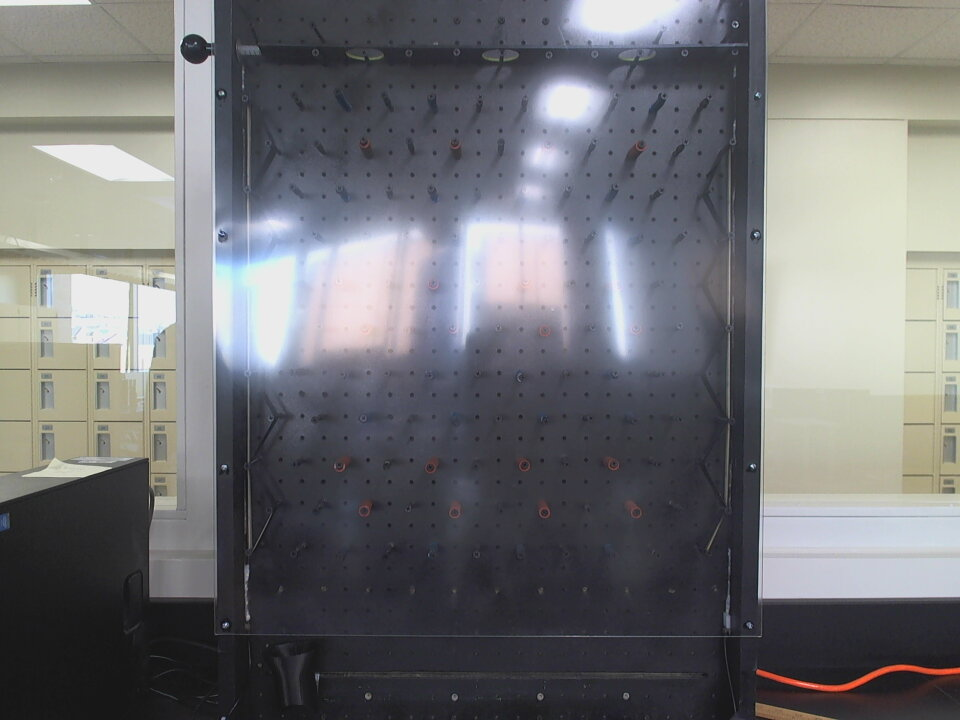
//> input picture plinko/media/plinko_board_new.jpg, 960 x 720 px, given in place of the camera
$ ./ecen_631_project1   (built with g++ and OpenCV 4)
//> lines starting //> are read from the running program, lines starting //| are printed output that depends on the picture
#include <iostream>
#include <ctype.h>
#include <string>

#include "opencv2/video/tracking.hpp"
#include "opencv2/imgproc.hpp"
#include "opencv2/videoio.hpp"
#include "opencv2/highgui.hpp"

static void intro_message() {
  std::cout << "Project 1 for ECEn 631: a Chex Mix Classifier.\n";

}

// [175 lines left out: functions angle, findSquares, findCircles, findRye, not called in this run]


int main(int argc, char** argv) {
  cv::VideoCapture vid;
  cv::TermCriteria termcrit(cv::TermCriteria::COUNT|cv::TermCriteria::EPS,100,0.01);
  cv::Size subPixWinSize(10,10), winSize(31,31);

  const int MAX_CORNERS = 1000;
  bool show_normal = true;
  bool show_bin = false;
  bool show_canny = false;
  bool show_corners = false;
  bool show_lines = false;
  bool show_dif = false;
  bool show_shapes = false;
  bool show_circles = false;
  bool show_squares = false;

  intro_message();

  cv::CommandLineParser parser(argc, argv, "{@vidStreamDevice|0|}");
  std::string vidStreamDevice = parser.get<std::string>("@vidStreamDevice");

  if (vidStreamDevice.size() == 1 && isdigit(vidStreamDevice[0])) {
    vid.open(vidStreamDevice[0] - '0');
  }
  else {
    vid.open(0);
  }

  if (!vid.isOpened()) {
    std::cout << "Image source not found; program terminating.\n";
    return 0;
  }

  cv::VideoWriter vidout;
  vidout.open("../out/result.avi", cv::VideoWriter::fourcc('M','P','E','G'),
              30, cv::Size(vid.get(cv::CAP_PROP_FRAME_WIDTH),
              vid.get(cv::CAP_PROP_FRAME_HEIGHT)), 0);

  cv::namedWindow("ecen_631_project1", 1);

  cv::Mat inFrame, colorFrame, grayFrame, outFrame, tmpFrame, prevFrame;

  std::vector<cv::Point2f> corners;
  std::vector<cv::Vec4i> lines;
  std::vector<cv::Vec3f> circles;

  int binary_threshold_value = 80;
  int max_BINARY_value = 255;
  double canny_threshold_1 = 15;
  double canny_threshold_2 = 80;
  int stay_count = 0;
  int square_found_count = 0;
  int rye_found_count = 0;
  int circle_found_count = 0;

  while (true) {
    vid >> inFrame;
//> inFrame is the input picture: 720 rows x 960 cols, CV_8UC3; mean B, G, R 116.5, 114, 113.6

    if (inFrame.empty())
      break;

    cv::flip(inFrame, colorFrame, 1);
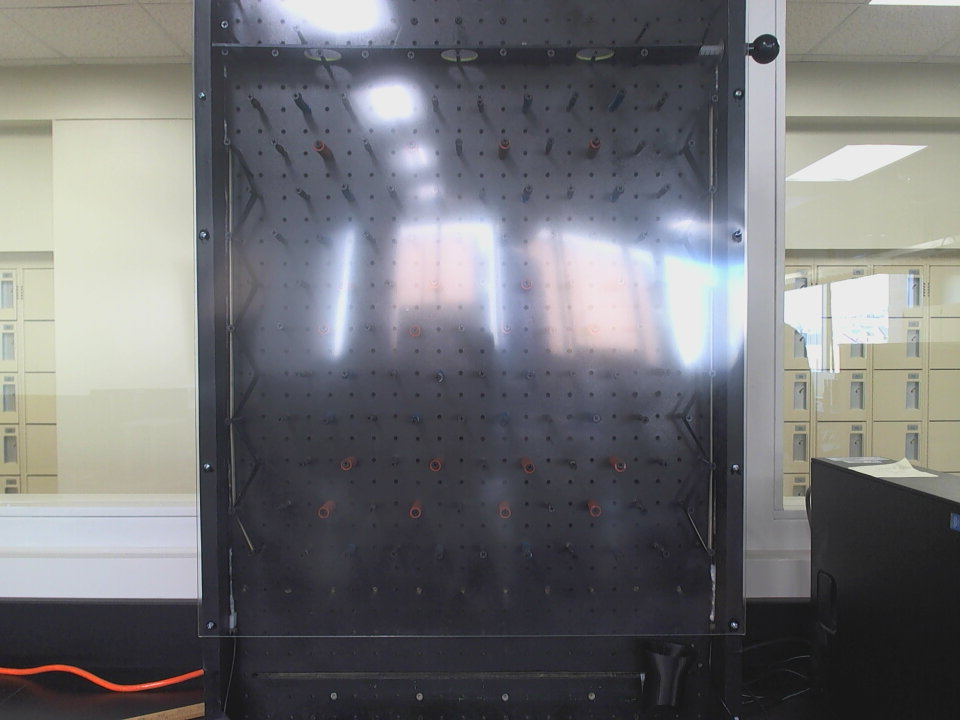
//> colorFrame: 720 rows x 960 cols, CV_8UC3; mean B, G, R 116.5, 114, 113.6
    cv::cvtColor(colorFrame, grayFrame, cv::COLOR_BGR2GRAY);
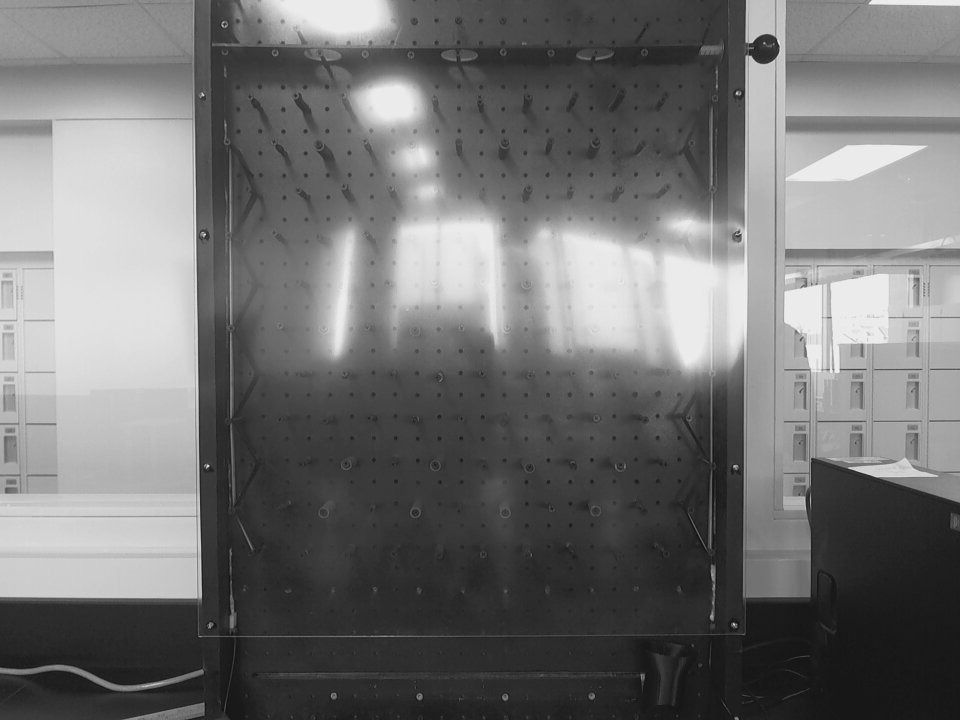
//> grayFrame: 720 rows x 960 cols, CV_8UC1; min 14, max 252, mean 114.2

    if (show_normal){
      cv::swap(colorFrame, outFrame);
    }

    if (show_bin) {
      //cv::erode(grayFrame, grayFrame, cv::getStructuringElement(cv::MORPH_ELLIPSE, cv::Size(5,5)));
    	//cv::dilate(grayFrame, grayFrame, cv::getStructuringElement(cv::MORPH_ELLIPSE, cv::Size(5,5)));
      cv::threshold(grayFrame, outFrame, binary_threshold_value, max_BINARY_value,
                cv::THRESH_BINARY);
      std::cout << countNonZero(outFrame) << std::endl;
    }

    if (show_canny) {
      cv::Canny	(grayFrame, outFrame, canny_threshold_1, canny_threshold_2, 3,
                 false);
    }

    if (show_corners) {
      cv::goodFeaturesToTrack(grayFrame, corners, MAX_CORNERS, 0.01, 50,
                          cv::Mat(), 3, 3, 0, 0.04);
      cv::cornerSubPix(grayFrame, corners, subPixWinSize, cv::Size(-1,-1),
                       termcrit);
      for(int it = 0; it < corners.size(); it++) {
        cv::circle(grayFrame, corners[it], 7, cv::Scalar(0,0,0), -1, 8);
      }
      cv::swap(grayFrame, outFrame);
    }

    if (show_lines) {
      cv::Canny	(grayFrame, tmpFrame, canny_threshold_1, canny_threshold_2, 3,
                 false);
      cv::HoughLinesP(tmpFrame, lines, 1, CV_PI/180, 100, 120, 10);
      cv::swap(grayFrame, outFrame);
      for(int it = 0; it < lines.size(); it++) {
        cv::line(outFrame, cv::Point(lines[it][0], lines[it][1]),
                 cv::Point(lines[it][2], lines[it][3]), cv::Scalar(0,0,0), 5,
                 cv::LINE_AA);
      }
    }

    if (show_dif) {
      if (prevFrame.empty()) {
        cv::swap(grayFrame, prevFrame);
        continue;
      }
      cv::absdiff(grayFrame, prevFrame, outFrame);
      cv::swap(grayFrame, prevFrame);
    }

    if (show_squares) {
      std::cout << findSquares(colorFrame, outFrame) << " Squares" << std::endl;
    }

    if (show_circles) {
      std::cout <<  findCircles(colorFrame, outFrame) << " Circles" << std::endl;
    }

    if (show_shapes) {
      stay_count++;

      if (findSquares(colorFrame, outFrame)) {
        square_found_count++;
        rye_found_count = 0;
        stay_count = 0;
        if (square_found_count > 2)
        std::cout << "Chex: Good" << std::endl;
      }
      else if (findCircles(colorFrame, outFrame)) {
        circle_found_count++;
        stay_count = 0;
        if (circle_found_count > 2)
        std::cout << "Pret: Bad" << std::endl;
      }
      else if (findRye(colorFrame, outFrame) && circle_found_count < 2) {
        rye_found_count++;
        stay_count = 0;
        if (rye_found_count > 7)
          std::cout << "Rye: Ugly" << std::endl;
      }
      if (stay_count != 0 && (stay_count % 10) == 0) {
        std::cout << std::endl;
        square_found_count = 0;
        rye_found_count = 0;
        circle_found_count = 0;
      }
    }

    //vidout.write(outFrame);
    cv::imshow("ecen_631_project1", outFrame);

    char input = cv::waitKey(10);
//> the Esc key is pressed
    if (input == 27) {
      vidout.release();
      break;
    }
    if (input == 32) {
      show_normal = true;

      show_bin = false;
      show_canny = false;
      show_corners = false;
      show_lines = false;
      show_dif = false;

      show_shapes = false;
      show_circles = false;
      show_squares = false;
    }
    if (input == '1'){
      show_bin = true;

      show_normal = false;
      show_canny = false;
      show_corners = false;
      show_lines = false;
      show_dif = false;
    }
    if (input == '2'){
      show_canny = true;

      show_normal = false;
      show_bin = false;
      show_corners = false;
      show_lines = false;
      show_dif = false;
    }
    if (input == '3'){
      show_corners = true;

      show_normal = false;
      show_bin = false;
      show_canny = false;
      show_lines = false;
      show_dif = false;
    }
    if (input == '4'){
      show_lines = true;

      show_normal = false;
      show_bin = false;
      show_canny = false;
      show_corners = false;
      show_dif = false;
    }
    if (input == '5'){
      show_dif = true;

      show_normal = false;
      show_bin = false;
      show_canny = false;
      show_corners = false;
      show_lines = false;
    }
    if (input == 'f'){
      show_shapes = true;
    }
    if (input == 's'){
      show_squares = true;
      show_circles = false;
    }
    if (input == 'c'){
      show_circles = true;
      show_squares = false;
    }
  }
  return 0;
}

$ run again, on plinko/media/plinko_board_turned.jpg
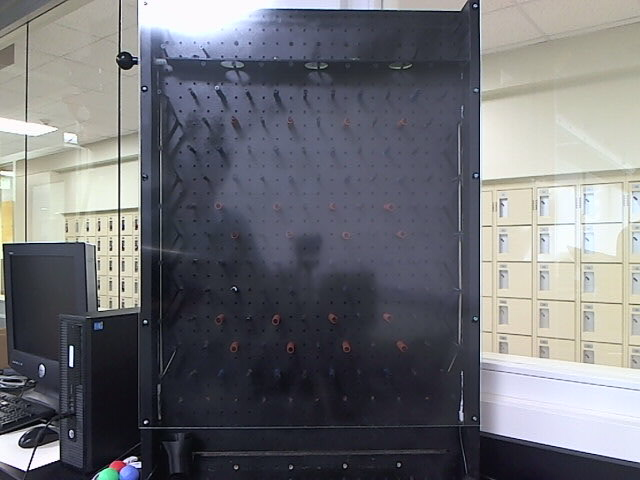
//> input picture plinko/media/plinko_board_turned.jpg, 640 x 480 px, given in place of the camera
//> inFrame is the input picture: 480 rows x 640 cols, CV_8UC3; mean B, G, R 118.1, 113.3, 112.3
//> `cv::flip(inFrame, colorFrame, 1);`:
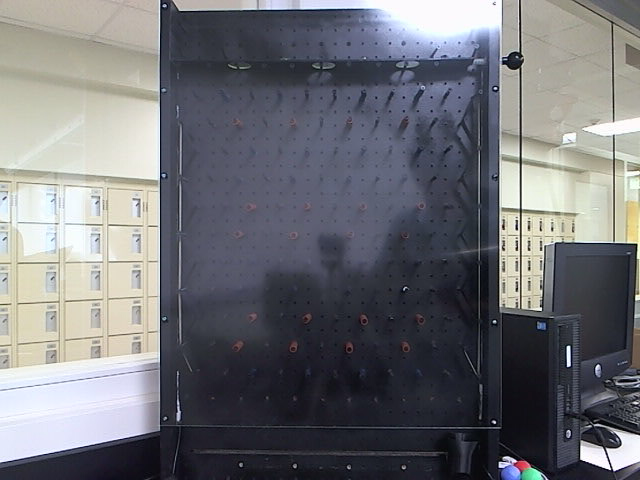
//> colorFrame: 480 rows x 640 cols, CV_8UC3; mean B, G, R 118.1, 113.3, 112.3
//> `cv::cvtColor(colorFrame, grayFrame, cv::COLOR_BGR2GRAY);`:
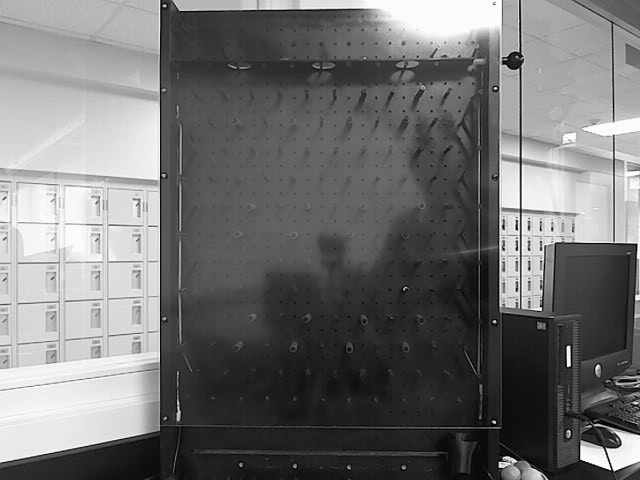
//> grayFrame: 480 rows x 640 cols, CV_8UC1; min 0, max 255, mean 113.6
